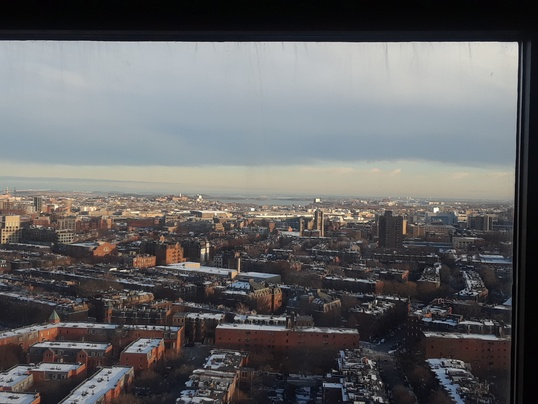
#> input picture boston_haze.jpg, 538 x 404 px, shrunk from 2576 x 1932 before the run
$ jupyter execute --allow-errors 'irtiza assig 3 dip.ipynb'
#> lines starting #> are read from the running program, lines starting #| are printed output that depends on the picture
# Irtiza khalid Dip assignment 3

# TASK 1

[cell 1]
import cv2
import matplotlib.pyplot as plt
import image_dehazer

# Load the input image
haze = cv2.imread("boston_haze.jpg")
#> haze is the input picture: shape (404, 538, 3); mean B, G, R 101.1, 99.8, 99.9

# Remove haze from the image using image_dehazer
#> (the rest of this cell did not finish here and is left out)

# task 2

[cell 2]
# import cv2
import matplotlib.pyplot as plt
import image_dehazer

# Load the input image
haze = cv2.imread("foggyroad.jpg")

# Remove haze from the image using image_dehazer
#> (the rest of this cell did not finish here and is left out)

# task 3

[cell 3]
import cv2
import matplotlib.pyplot as plt
import image_dehazer

# Load the input image
haze = cv2.imread("mountain1.jpg")
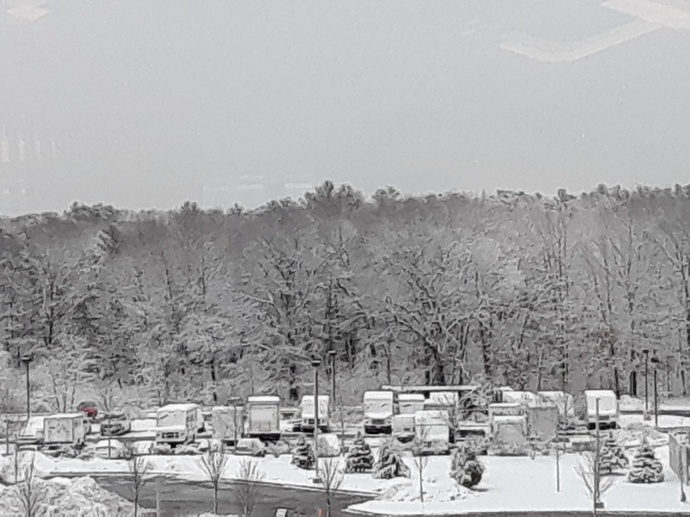
#> input picture mountain1.jpg, 690 x 517 px, shrunk from 3300 x 2475 before the run
#> haze is the input picture: shape (517, 690, 3); mean B, G, R 167.3, 166.4, 166.4

# Remove haze from the image using image_dehazer
#> (the rest of this cell did not finish here and is left out)

# task 4

[cell 4]
import cv2
import matplotlib.pyplot as plt

# Load the image
dark_image = cv2.imread('boston night.jpg')

# Increase the brightness of the image by adding 50 to each pixel value
#> (the rest of this cell did not finish here and is left out)

# task 5

[cell 5]
import cv2
import matplotlib.pyplot as plt

# Load the image
dark_image = cv2.imread('dash.jpg')
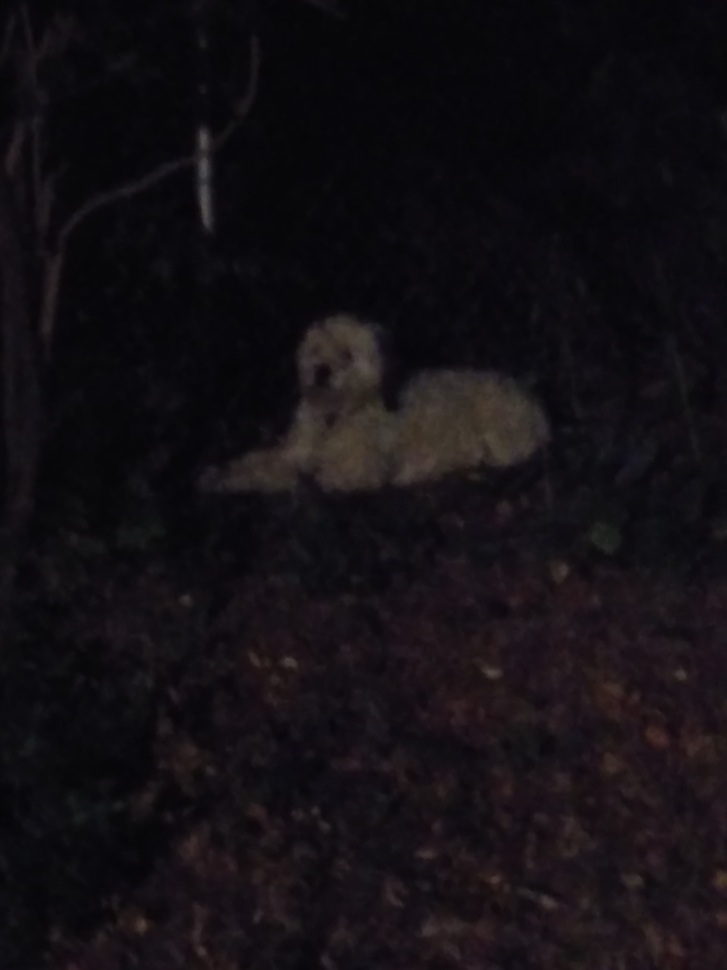
#> input picture dash.jpg, 727 x 970 px, shrunk from 3480 x 4640 before the run
#> dark_image is the input picture: shape (970, 727, 3); mean B, G, R 19.6, 15.5, 19.2

# Increase the brightness of the image by adding 50 to each pixel value
bright_image = dark_image + 60
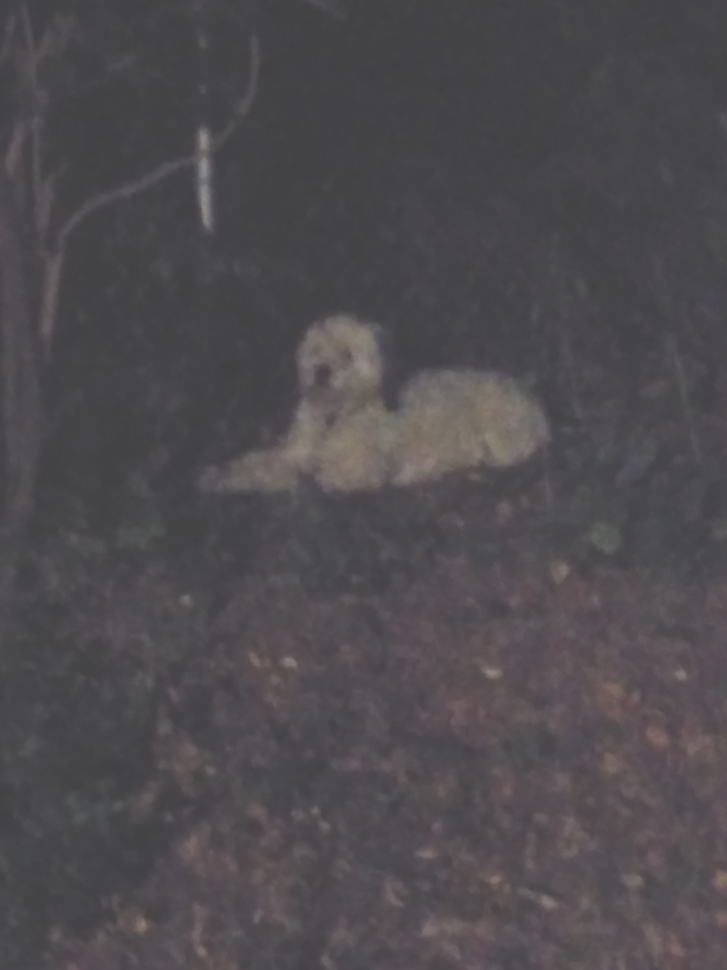
#> bright_image: shape (970, 727, 3); mean B, G, R 79.6, 75.5, 79.2

# Display the original and brighter images using matplotlib
fig, ax = plt.subplots(1, 2)
ax[0].imshow(cv2.cvtColor(dark_image, cv2.COLOR_BGR2RGB))
ax[0].set_title('Dark Image')
ax[1].imshow(cv2.cvtColor(bright_image, cv2.COLOR_BGR2RGB))
ax[1].set_title('Bright Image')

plt.show()
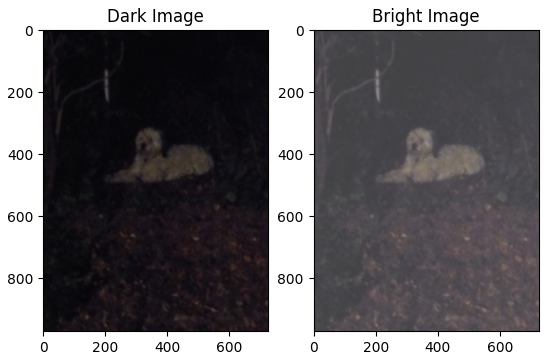
#> figure drawn by matplotlib, 2 panels
